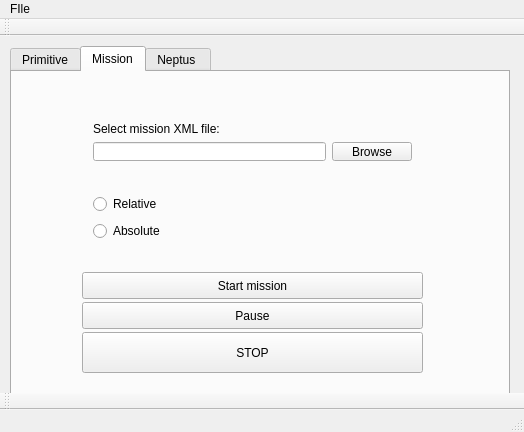
<?xml version="1.0" encoding="UTF-8"?>
<ui version="4.0">
 <class>parseGUI</class>
 <widget class="QMainWindow" name="parseGUI">
  <property name="geometry">
   <rect>
    <x>0</x>
    <y>0</y>
    <width>524</width>
    <height>432</height>
   </rect>
  </property>
  <property name="windowTitle">
   <string>LABUST - Mission Control</string>
  </property>
  <widget class="QWidget" name="centralWidget">
   <widget class="QTabWidget" name="tabWidget">
    <property name="geometry">
     <rect>
      <x>10</x>
      <y>10</y>
      <width>500</width>
      <height>350</height>
     </rect>
    </property>
    <property name="currentIndex">
     <number>1</number>
    </property>
    <widget class="QWidget" name="tab_1">
     <attribute name="title">
      <string>Primitive</string>
     </attribute>
    </widget>
    <widget class="QWidget" name="tab_2">
     <attribute name="title">
      <string>Mission</string>
     </attribute>
     <widget class="QPushButton" name="startButtonMission">
      <property name="geometry">
       <rect>
        <x>70</x>
        <y>200</y>
        <width>341</width>
        <height>27</height>
       </rect>
      </property>
      <property name="text">
       <string>Start mission</string>
      </property>
     </widget>
     <widget class="QWidget" name="verticalLayoutWidget_5">
      <property name="geometry">
       <rect>
        <x>70</x>
        <y>110</y>
        <width>160</width>
        <height>71</height>
       </rect>
      </property>
      <layout class="QVBoxLayout" name="verticalLayout_5">
       <item>
        <widget class="QRadioButton" name="radioButtonMissionRelative">
         <property name="focusPolicy">
          <enum>Qt::NoFocus</enum>
         </property>
         <property name="text">
          <string>Relative</string>
         </property>
        </widget>
       </item>
       <item>
        <widget class="QRadioButton" name="radioButtonMissionAbsolute">
         <property name="focusPolicy">
          <enum>Qt::NoFocus</enum>
         </property>
         <property name="text">
          <string>Absolute</string>
         </property>
        </widget>
       </item>
      </layout>
     </widget>
     <widget class="QWidget" name="verticalLayoutWidget_6">
      <property name="geometry">
       <rect>
        <x>70</x>
        <y>39</y>
        <width>341</width>
        <height>61</height>
       </rect>
      </property>
      <layout class="QVBoxLayout" name="verticalLayout_6">
       <item>
        <layout class="QHBoxLayout" name="horizontalLayout_5">
         <item>
          <widget class="QLabel" name="label_7">
           <property name="text">
            <string>Select mission XML file:</string>
           </property>
          </widget>
         </item>
        </layout>
       </item>
       <item>
        <layout class="QHBoxLayout" name="horizontalLayout_3">
         <item>
          <widget class="QLineEdit" name="fileNameMission"/>
         </item>
         <item>
          <widget class="QPushButton" name="browseButtonMission">
           <property name="text">
            <string>Browse</string>
           </property>
          </widget>
         </item>
        </layout>
       </item>
      </layout>
     </widget>
     <widget class="QPushButton" name="stopButtonMission">
      <property name="geometry">
       <rect>
        <x>70</x>
        <y>260</y>
        <width>341</width>
        <height>41</height>
       </rect>
      </property>
      <property name="text">
       <string>STOP</string>
      </property>
     </widget>
     <widget class="QPushButton" name="pauseButtonMission">
      <property name="geometry">
       <rect>
        <x>70</x>
        <y>230</y>
        <width>341</width>
        <height>27</height>
       </rect>
      </property>
      <property name="text">
       <string>Pause</string>
      </property>
     </widget>
    </widget>
    <widget class="QWidget" name="tab_3">
     <attribute name="title">
      <string>Neptus </string>
     </attribute>
     <widget class="QLineEdit" name="lineEditLon">
      <property name="geometry">
       <rect>
        <x>290</x>
        <y>141</y>
        <width>113</width>
        <height>27</height>
       </rect>
      </property>
     </widget>
     <widget class="QPushButton" name="startButton">
      <property name="geometry">
       <rect>
        <x>70</x>
        <y>181</y>
        <width>341</width>
        <height>27</height>
       </rect>
      </property>
      <property name="text">
       <string>Start mission</string>
      </property>
     </widget>
     <widget class="QLabel" name="label_4">
      <property name="geometry">
       <rect>
        <x>260</x>
        <y>141</y>
        <width>66</width>
        <height>17</height>
       </rect>
      </property>
      <property name="text">
       <string>Lon</string>
      </property>
     </widget>
     <widget class="QLabel" name="label_5">
      <property name="geometry">
       <rect>
        <x>260</x>
        <y>101</y>
        <width>66</width>
        <height>17</height>
       </rect>
      </property>
      <property name="text">
       <string>Lat</string>
      </property>
     </widget>
     <widget class="QPushButton" name="stopButton">
      <property name="geometry">
       <rect>
        <x>70</x>
        <y>211</y>
        <width>341</width>
        <height>27</height>
       </rect>
      </property>
      <property name="text">
       <string>STOP</string>
      </property>
     </widget>
     <widget class="QWidget" name="verticalLayoutWidget_3">
      <property name="geometry">
       <rect>
        <x>70</x>
        <y>91</y>
        <width>160</width>
        <height>80</height>
       </rect>
      </property>
      <layout class="QVBoxLayout" name="verticalLayout_3">
       <item>
        <widget class="QRadioButton" name="radioButtonRelative">
         <property name="focusPolicy">
          <enum>Qt::NoFocus</enum>
         </property>
         <property name="text">
          <string>Relative</string>
         </property>
        </widget>
       </item>
       <item>
        <widget class="QRadioButton" name="radioButtonAbsolute">
         <property name="focusPolicy">
          <enum>Qt::NoFocus</enum>
         </property>
         <property name="text">
          <string>Absolute</string>
         </property>
        </widget>
       </item>
       <item>
        <widget class="QRadioButton" name="radioButtonCustom">
         <property name="focusPolicy">
          <enum>Qt::NoFocus</enum>
         </property>
         <property name="text">
          <string>LatLon custom</string>
         </property>
        </widget>
       </item>
      </layout>
     </widget>
     <widget class="QWidget" name="verticalLayoutWidget_4">
      <property name="geometry">
       <rect>
        <x>70</x>
        <y>20</y>
        <width>341</width>
        <height>61</height>
       </rect>
      </property>
      <layout class="QVBoxLayout" name="verticalLayout_4">
       <item>
        <layout class="QHBoxLayout" name="horizontalLayout_4">
         <item>
          <widget class="QLabel" name="label_6">
           <property name="text">
            <string>Select Neptus mission archive:</string>
           </property>
          </widget>
         </item>
        </layout>
       </item>
       <item>
        <layout class="QHBoxLayout" name="horizontalLayout_2">
         <item>
          <widget class="QLineEdit" name="fileName"/>
         </item>
         <item>
          <widget class="QPushButton" name="browseButton">
           <property name="text">
            <string>Browse</string>
           </property>
          </widget>
         </item>
        </layout>
       </item>
      </layout>
     </widget>
     <widget class="QLineEdit" name="lineEditLat">
      <property name="geometry">
       <rect>
        <x>290</x>
        <y>101</y>
        <width>113</width>
        <height>27</height>
       </rect>
      </property>
     </widget>
    </widget>
   </widget>
  </widget>
  <widget class="QMenuBar" name="menuBar">
   <property name="geometry">
    <rect>
     <x>0</x>
     <y>0</y>
     <width>524</width>
     <height>25</height>
    </rect>
   </property>
   <widget class="QMenu" name="menuFIle">
    <property name="title">
     <string>FIle</string>
    </property>
    <addaction name="actionClose"/>
   </widget>
   <addaction name="menuFIle"/>
  </widget>
  <widget class="QToolBar" name="mainToolBar">
   <attribute name="toolBarArea">
    <enum>TopToolBarArea</enum>
   </attribute>
   <attribute name="toolBarBreak">
    <bool>false</bool>
   </attribute>
  </widget>
  <widget class="QStatusBar" name="statusBar"/>
  <widget class="QToolBar" name="toolBar">
   <property name="enabled">
    <bool>true</bool>
   </property>
   <property name="windowTitle">
    <string>toolBar</string>
   </property>
   <attribute name="toolBarArea">
    <enum>BottomToolBarArea</enum>
   </attribute>
   <attribute name="toolBarBreak">
    <bool>false</bool>
   </attribute>
  </widget>
  <action name="actionClose">
   <property name="text">
    <string>Close</string>
   </property>
  </action>
 </widget>
 <layoutdefault spacing="6" margin="11"/>
 <resources/>
 <connections>
  <connection>
   <sender>actionClose</sender>
   <signal>activated()</signal>
   <receiver>parseGUI</receiver>
   <slot>close()</slot>
   <hints>
    <hint type="sourcelabel">
     <x>-1</x>
     <y>-1</y>
    </hint>
    <hint type="destinationlabel">
     <x>199</x>
     <y>149</y>
    </hint>
   </hints>
  </connection>
 </connections>
</ui>
